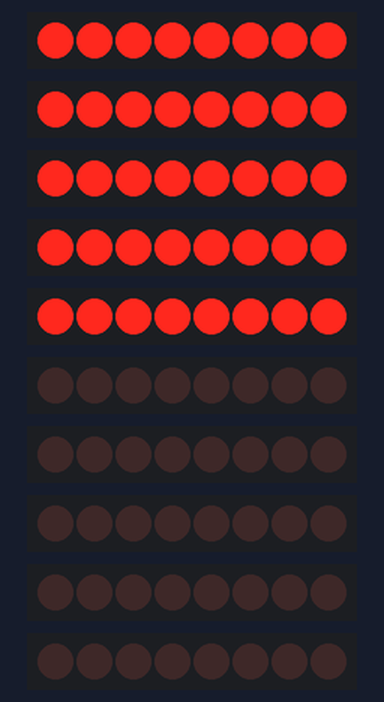
This sketch was run on a simulated Arduino Mega 2560, built with avr-gcc and run on an emulated ATmega2560. On the bench: 10 × 8 shift-register outputs drawn as a row of LEDs (first output left, lit = HIGH). Wiring (inferred from the names in the program): 10 × shift register (74HC595): data pin 22, shift clock pin 9, latch A15 / data pin 24, shift clock pin 10, latch A14 / data pin 26, shift clock pin 11, latch A13 / data pin 28, shift clock pin 12, latch A12 / data pin 30, shift clock pin 13, latch A11 / data pin 52, shift clock A3, latch pin 6 / data pin 50, shift clock A4, latch pin 5 / data pin 48, shift clock A5, latch pin 4 / data pin 46, shift clock A6, latch pin 3 / data pin 44, shift clock A7, latch pin 2.

Above: at 0.5 s.
At 3.5 s:
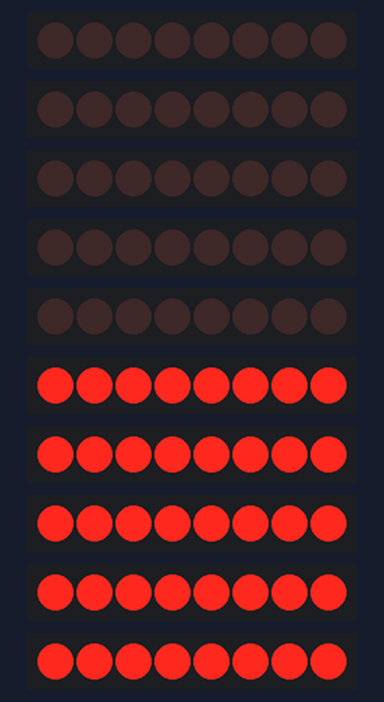
Timing chart, 0 to 4.6 s (numbered marks = the images above):
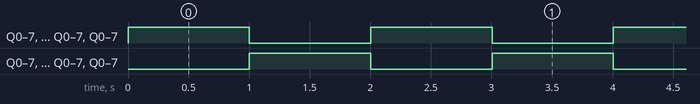

Measured:
- by itself, Q0–7, Q0–7, Q0–7, Q0–7, Q0–7, Q0–7, Q0–7, Q0–7, Q0–7, Q0–7: alternates HIGH for 1.0 s and LOW for 1.0 s

The sketch:

BlinkAll.ino
```cpp
// Pins for 10 shift registers on a Mega
const int latchPins[10] = {2, 3, 4, 5, 6, A15, A14, A13, A12, A11}; // Example pin assignments
const int dataPins[10] = {22, 24, 26, 28, 30, 44, 46, 48, 50, 52}; // Example pin assignments
const int clockPins[10] = {9, 10, 11, 12, 13, A7, A6, A5, A4, A3}; // Example pin assignments

int num = 10;
void setup() {
  // All pins are outputs
  for (int i = 0; i < num; i++) {
    pinMode(latchPins[i], OUTPUT);
    pinMode(dataPins[i], OUTPUT);
    pinMode(clockPins[i], OUTPUT);
  }

  // Serial Monitor
  Serial.begin(9600);
}

void loop() {
  // Blink all registers on
  for (int registerNum = 0; registerNum < num; registerNum++) {
    digitalWrite(latchPins[registerNum], LOW);
    shiftOut(dataPins[registerNum], clockPins[registerNum], MSBFIRST, B11111111); // Turn all LEDs on
    delayMicroseconds(10);
    digitalWrite(latchPins[registerNum], HIGH);
  }
  delay(1000); // Wait for 1 second

  // Blink all registers off
  for (int registerNum = 0; registerNum < num; registerNum++) {
    digitalWrite(latchPins[registerNum], LOW);
    shiftOut(dataPins[registerNum], clockPins[registerNum], MSBFIRST, B00000000); // Turn all LEDs off
    delayMicroseconds(10);
    digitalWrite(latchPins[registerNum], HIGH);
  }
  delay(1000); // Wait for 1 second
}
```
